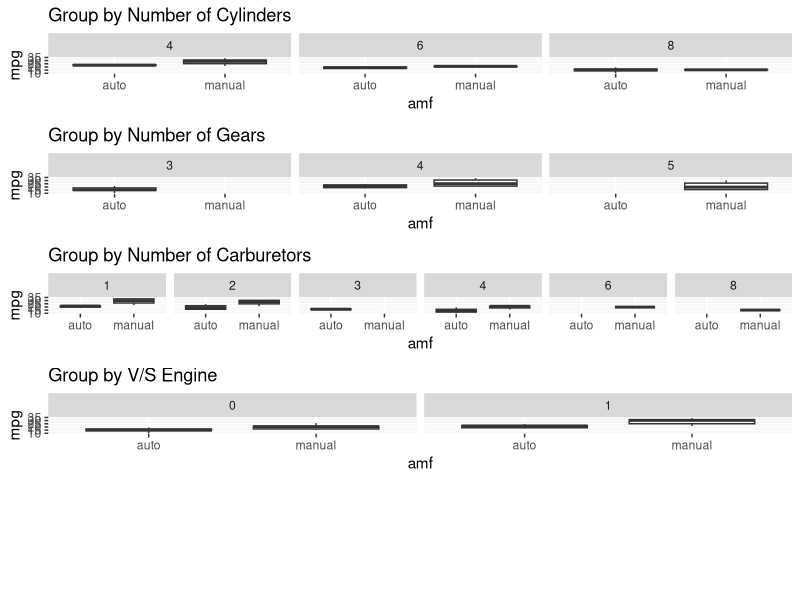
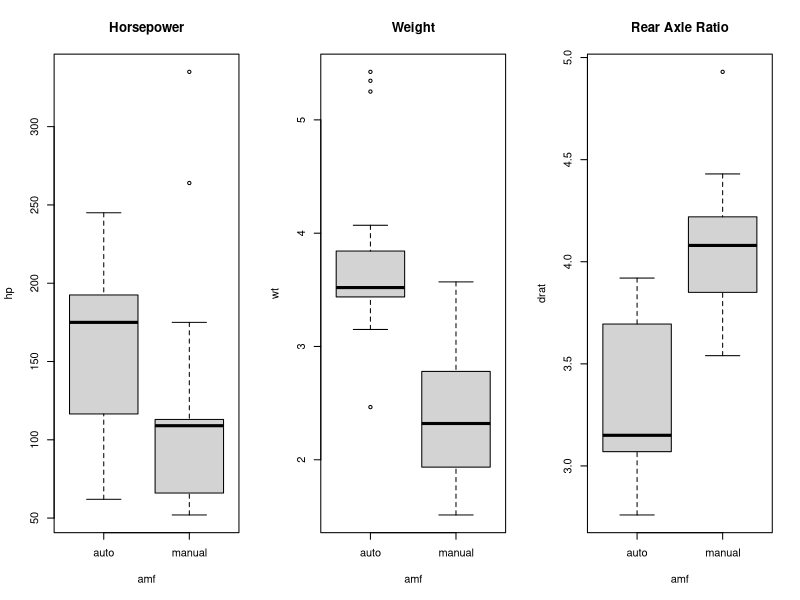
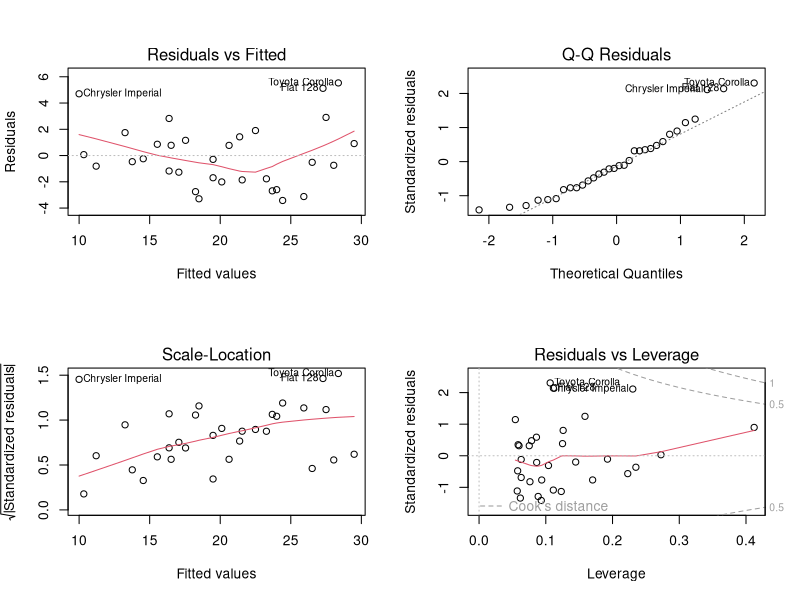

Write the R code that produced these figures, in order.
## ---- chunk 1
knitr::opts_chunk$set(echo = FALSE, dev = 'pdf')
library(dplyr) # load dplyr for data manipulation
library(ggplot2) # load ggplot2 for histograms
data(mtcars) # load data needed
## ---- chunk 2
mtcars <- mutate(mtcars,
                 hpc = (hp - mean(hp)),
                 wtc = (wt - mean(wt)),
                 dratc = (drat - mean(drat)),
                 amf = factor(am, labels = c('auto', 'manual')))
## ---- chunk 3
fit0 <- lm(mpg ~ amf, data = mtcars)

fit1 <- update(fit0, mpg ~ amf + wtc)

fit2 <- update(fit1, mpg ~ amf + wtc + hpc)

fit3 <- update(fit2, mpg ~ amf + wtc + hpc + dratc)

fit4 <- update(fit3, mpg ~ amf + wtc + hpc + dratc + qsec)

fit5 <- update(fit4, mpg ~ amf + wtc + hpc + dratc + qsec + disp)
## ---- chunk 4
anova(fit0, fit1, fit2, fit3, fit4, fit5)
## ---- chunk 5
round(summary(fit2)$coef, 3)

p_val <- round(summary(fit2)$coef[2,4], 3)
## ---- chunk 6
# This plot makes use of the multiplot function: http://www.cookbook-r.com/Graphs/Multiple_graphs_on_one_page_(ggplot2)/


# Multiple plot function
#
# ggplot objects can be passed in ..., or to plotlist (as a list of ggplot objects)
# - cols:   Number of columns in layout
# - layout: A matrix specifying the layout. If present, 'cols' is ignored.
#
# If the layout is something like matrix(c(1,2,3,3), nrow=2, byrow=TRUE),
# then plot 1 will go in the upper left, 2 will go in the upper right, and
# 3 will go all the way across the bottom.
#
multiplot <- function(..., plotlist=NULL, file, cols=1, layout=NULL) {
  library(grid)

  # Make a list from the ... arguments and plotlist
  plots <- c(list(...), plotlist)

  numPlots = length(plots)

  # If layout is NULL, then use 'cols' to determine layout
  if (is.null(layout)) {
    # Make the panel
    # ncol: Number of columns of plots
    # nrow: Number of rows needed, calculated from # of cols
    layout <- matrix(seq(1, cols * ceiling(numPlots/cols)),
                    ncol = cols, nrow = ceiling(numPlots/cols))
  }

 if (numPlots==1) {
    print(plots[[1]])

  } else {
    # Set up the page
    grid.newpage()
    pushViewport(viewport(layout = grid.layout(nrow(layout), ncol(layout))))

    # Make each plot, in the correct location
    for (i in 1:numPlots) {
      # Get the i,j matrix positions of the regions that contain this subplot
      matchidx <- as.data.frame(which(layout == i, arr.ind = TRUE))

      print(plots[[i]], vp = viewport(layout.pos.row = matchidx$row,
                                      layout.pos.col = matchidx$col))
    }
  }
}

a <- ggplot(data = mtcars, aes(y = mpg, x = amf)) + geom_boxplot() + facet_grid(. ~ cyl) + ggtitle('Group by Number of Cylinders')
 
b <- ggplot(data = mtcars, aes(y = mpg, x = amf)) + geom_boxplot() + facet_grid(. ~ gear) + ggtitle('Group by Number of Gears')
 
c <- ggplot(data = mtcars, aes(y = mpg, x = amf)) + geom_boxplot() + facet_grid(. ~ carb) + ggtitle('Group by Number of Carburetors')
 
d <- ggplot(data = mtcars, aes(y = mpg, x = amf)) + geom_boxplot() + facet_grid(. ~ vs) + ggtitle('Group by V/S Engine')

multiplot(a, b, c, d, col = 2)
## ---- chunk 7
par(mfrow =c(1, 3))

boxplot(hp ~ amf, data = mtcars, main = 'Horsepower')
boxplot(wt ~ amf, data = mtcars, main = 'Weight')
boxplot(drat ~ amf, data = mtcars, main = 'Rear Axle Ratio')
## ---- chunk 8
par(mfrow = c(2, 2))
plot(fit2)
